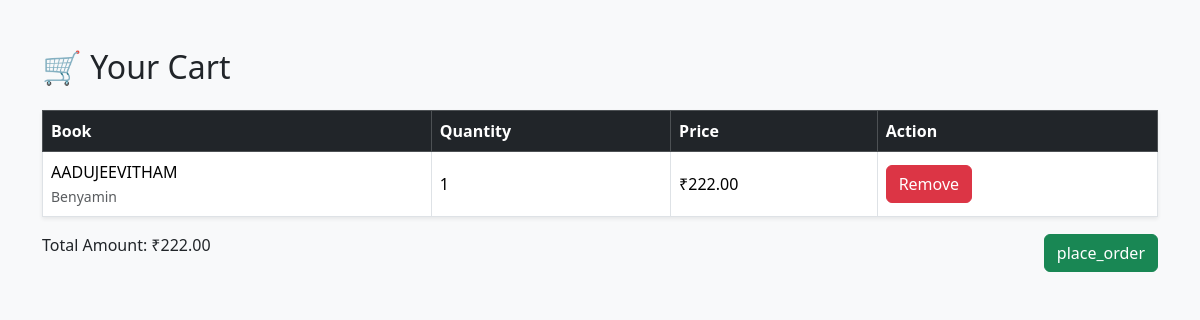
The app's page /cart_view/ (signed in) with its own data.
### App/models.py (models this page shows, shortened)
class CartItem(models.Model):
    customer = models.ForeignKey(Customer, on_delete=models.CASCADE)
    book = models.ForeignKey(Book, on_delete=models.CASCADE)
    quantity = models.PositiveIntegerField(default=1)
    added_on = models.DateTimeField(auto_now_add=True)

class Book(models.Model):
    CATEGORY_CHOICES =[
        ('al','All Categories'),
        ('bi','Biography'),
        ('po','Poetry'),
        ('nv','Novel'),
        ('tr','Thriller'),
        ('dv','Devotional'),
        ('sr','Story'),
        ('ai','AutoBiography'),
    ]
    LANGUAGE_CHOICES = [
        ('ml', 'Malayalam'),
        ('en', 'English'),
        ('hi', 'Hindi'),
        ('ta', 'Tamil'),
        ('te', 'Telugu'),
    ]
    category = models.CharField(max_length=100 , choices=CATEGORY_CHOICES, default='al')
    author = models.CharField(max_length=200)
    title = models.CharField(max_length=200)
    language = models.CharField(max_length=10, choices=LANGUAGE_CHOICES, default='ml')
    description = models.TextField()
    price = models.DecimalField(max_digits=6, decimal_places=2)
    stock = models.PositiveIntegerField()
    cover_image = models.ImageField(upload_to='book_covers/', blank=True, null=True)
    published_date = models.DateField(null=True, blank=True)

### App/views.py (the view)
# urls.py: path('cart_view/',views.cart_view,name='cart_view'),
def cart_view(request):
    if not request.user.is_authenticated:
        return redirect('book_list')
    try:
        customer = Customer.objects.get(user=request.user)
    except Customer.DoesNotExist:
        return redirect('book_list')
    cart_items = CartItem.objects.filter(customer=customer)
    total_price = sum(item.book.price * item.quantity for item in cart_items)
    return render(request, 'cart.html', {
        'cart_items': cart_items,
        'total_price': total_price
     })

### Templates/cart.html (shortened to what this page needs)
<!DOCTYPE html>
<html lang="en">
<head>
    <link href="https://cdn.jsdelivr.net/npm/bootstrap@5.3.3/dist/css/bootstrap.min.css" rel="stylesheet">
</head>
<body class="bg-light">
<div class="container py-5">
    <h2 class="mb-4">🛒 Your Cart</h2>
    {% if cart_items %}
        <table class="table table-bordered align-middle shadow-sm">
            <thead class="table-dark">
                <tr>
                    <th>Book</th>
                    <th>Quantity</th>
                    <th>Price</th>
                    <th>Action</th>
                </tr>
            </thead>
            <tbody>
                {% for item in cart_items %}
                    <tr>
                        <td>
                            {{ item.book.title }}<br>
                            <small class="text-muted">{{ item.book.author }}</small>
                        </td>
                        <td>{{ item.quantity }}</td>
                        <td>₹{{ item.book.price }}</td>
                        <td>
                            <a href="{% url 'remove_from_cart' item.id %}" class="btn  btn-danger">
                                 Remove
                            </a>
                        </td>
                    </tr>
                {% endfor %}
            </tbody>
        </table>
        <div class="d-flex justify-content-between align-items-center mt-3">
            <p class="total">Total Amount: ₹{{ total_price }}</p>
            <a href="{% url 'place_order' %}" class="btn btn-success">place_order</a>
        </div>
    {% else %}
        <div class="alert alert-info">
            Your cart is empty. <a href="{% url 'Book_list' %}">Browse books</a>
        </div>
    {% endif %}
</div>
</body>
</html>

### records on screen
CartItem: book "AADUJEEVITHAM", book.author "Benyamin", quantity "1", book.price "222.00"

### other values on screen
{{ total_price }} "222.00"
